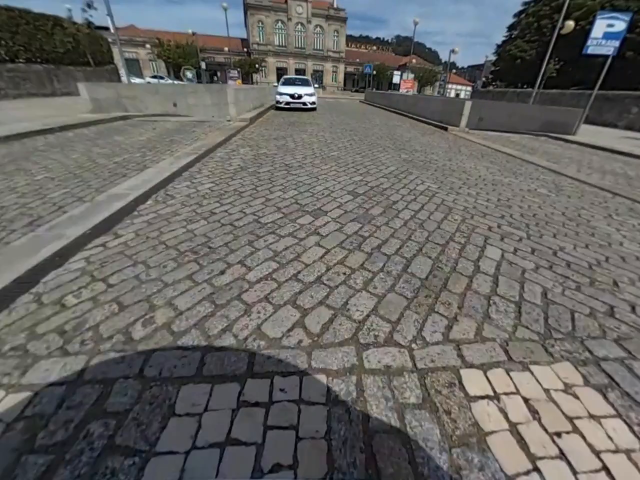
#> input picture frame 4 of test.mp4, 1280 x 960 px, given in place of left_repeater_drift.mp4, which was not available (shown at 1/2 size)
$ python optical_flow.py
#> lines starting #> are read from the running program, lines starting #| are printed output that depends on the picture; pictures that were not available may be replaced by others from this repository, and a replacement may not be noted
import cv2
import numpy as np

def calculate_optical_flow(video_path):
    # Capture video
#> called with video_path = 'tesla_videos/left_repeater_drift.mp4'
    cap = cv2.VideoCapture(video_path)

    # Read the first frame
    ret, frame1 = cap.read()
#> frame1 is the input picture: shape (960, 1280, 3); mean B, G, R 99.1, 101.8, 102.7
    if not ret:
        print("Failed to read video")
        return

    # Convert to grayscale
    prev_gray = cv2.cvtColor(frame1, cv2.COLOR_BGR2GRAY)

    # Create a video writer for the output video (if you want to save it)
    # Uncomment these two lines to enable saving the output
    fourcc = cv2.VideoWriter_fourcc(*'XVID')
    out = cv2.VideoWriter('output.avi', fourcc, 20.0, (frame1.shape[1], frame1.shape[0]))

    while True:
        # Read next frame
        ret, frame2 = cap.read()
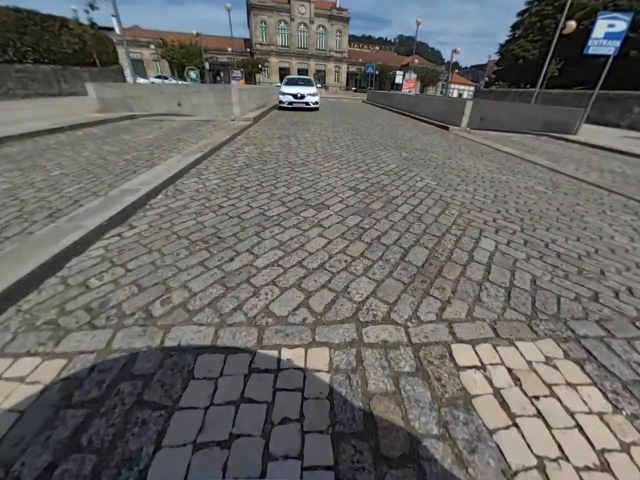
#> input picture frame 5 of test.mp4, 1280 x 960 px, given in place of left_repeater_drift.mp4, which was not available (shown at 1/2 size)
#> frame2 is the input picture: shape (960, 1280, 3); mean B, G, R 99.9, 102.8, 103.8
        if not ret:
            break

        # Convert to grayscale
        gray = cv2.cvtColor(frame2, cv2.COLOR_BGR2GRAY)
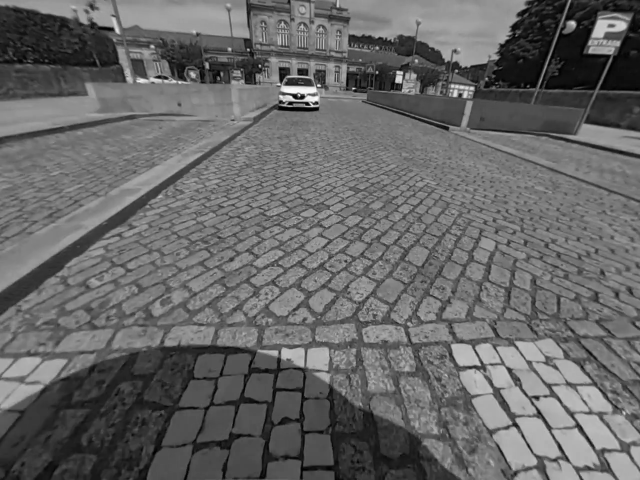
#> gray: shape (960, 1280) (shown at 1/2 size); min 0, max 255, mean 102.8

        # Calculate optical flow
        flow = cv2.calcOpticalFlowFarneback(prev_gray, gray, None, 0.5, 3, 15, 3, 5, 1.2, 0)

        # Visualize the optical flow
        magnitude, angle = cv2.cartToPolar(flow[..., 0], flow[..., 1])
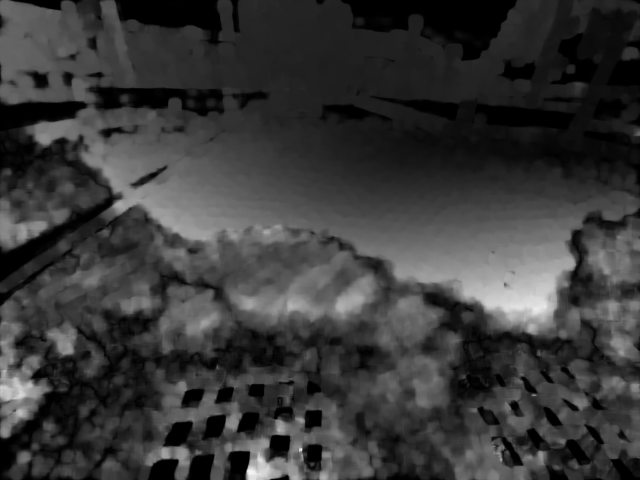
#> magnitude: shape (960, 1280) float32 (shown at 1/2 size); min 5.36e-07, max 41.2, mean 9.2; drawn with min black and max white
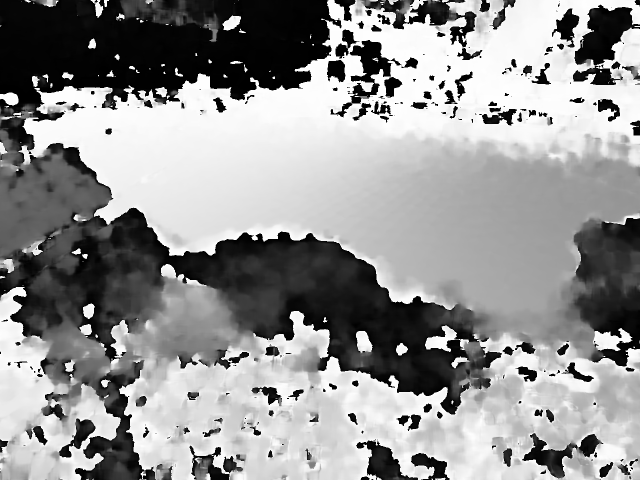
#> angle: shape (960, 1280) float32 (shown at 1/2 size); min 6.32e-07, max 6.28, mean 3.64; drawn with min black and max white
        mask = np.zeros_like(frame1)
        mask[..., 1] = 255
        mask[..., 0] = angle * 180 / np.pi / 2
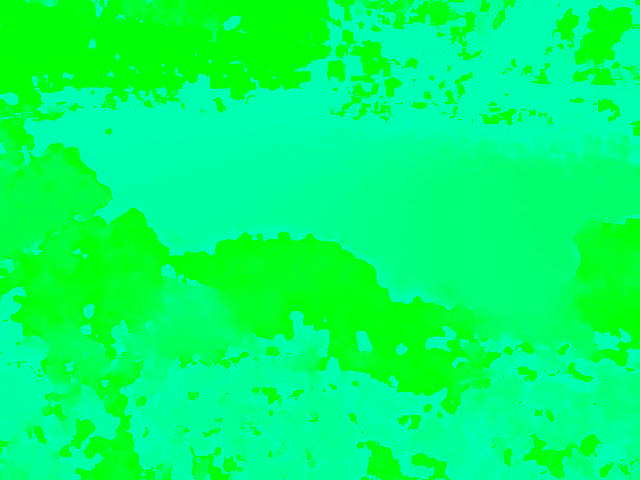
#> mask: shape (960, 1280, 3) (shown at 1/2 size); mean of channels 0, 1, 2 103.8, 255, 0; drawn as B, G, R
        mask[..., 2] = cv2.normalize(magnitude, None, 0, 255, cv2.NORM_MINMAX)
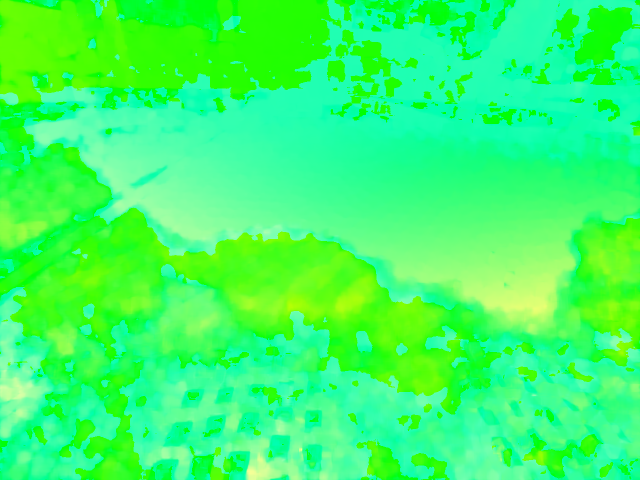
#> mask: shape (960, 1280, 3) (shown at 1/2 size); mean of channels 0, 1, 2 103.8, 255, 56.7; drawn as B, G, R
        rgb = cv2.cvtColor(mask, cv2.COLOR_HSV2BGR)
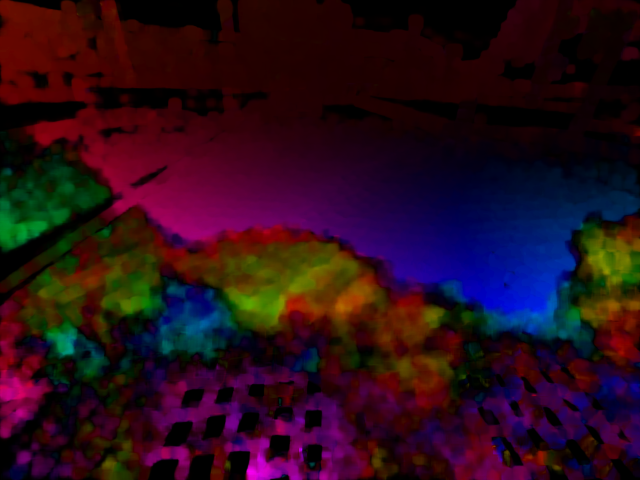
#> rgb: shape (960, 1280, 3) (shown at 1/2 size); mean B, G, R 26, 12.1, 40.8

        # Display the result
        cv2.imshow("Optical Flow", rgb)

        # Write the frame to the output video
        # Uncomment the next line to enable saving the output
        out.write(rgb)

        # Update the previous frame
        prev_gray = gray

        # Break the loop if ESC is pressed
        if cv2.waitKey(1) & 0xFF == 27:
#> (key Esc is pressed here)
            break

    # Release everything
    cap.release()
    # out.release()  # Uncomment this line if you are saving the output
    cv2.destroyAllWindows()

# Example usage
calculate_optical_flow("tesla_videos/left_repeater_drift.mp4")

$ run again, starting later in the video
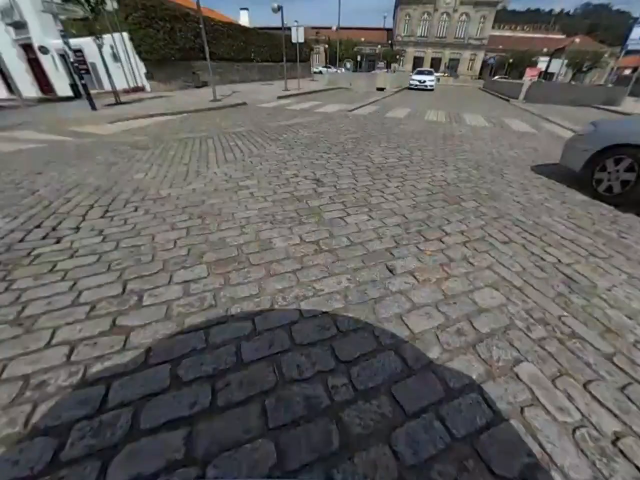
#> input picture frame 18 of test.mp4, 1280 x 960 px, given in place of left_repeater_drift.mp4, which was not available (shown at 1/2 size)
#> in calculate_optical_flow, frame1 is the input picture: shape (960, 1280, 3); mean B, G, R 94.5, 96.5, 97.7
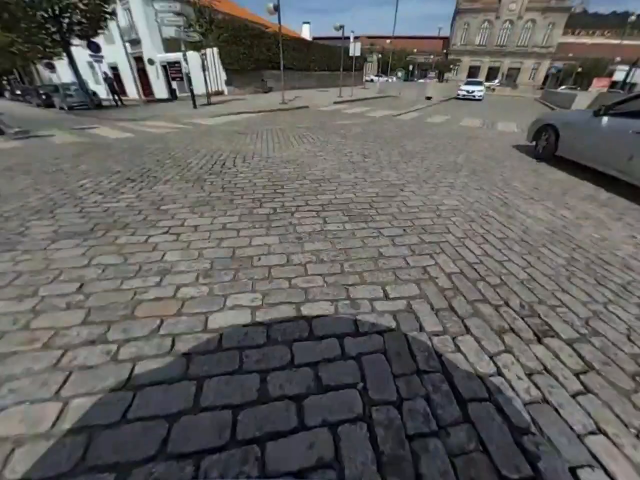
#> input picture frame 19 of test.mp4, 1280 x 960 px, given in place of left_repeater_drift.mp4, which was not available (shown at 1/2 size)
#> in calculate_optical_flow, frame2 is the input picture: shape (960, 1280, 3); mean B, G, R 95.4, 97.3, 98.4
#> in calculate_optical_flow, `rgb = cv2.cvtColor(mask, cv2.COLOR_HSV2BGR)`:
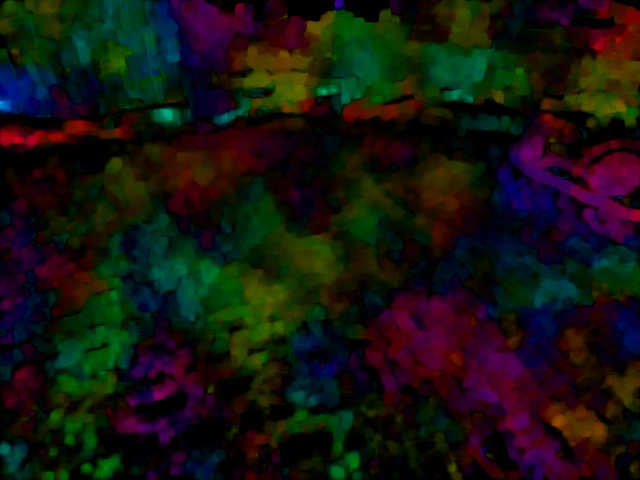
#> rgb: shape (960, 1280, 3) (shown at 1/2 size); mean B, G, R 15.1, 20.6, 21.8

$ run again, starting later in the video
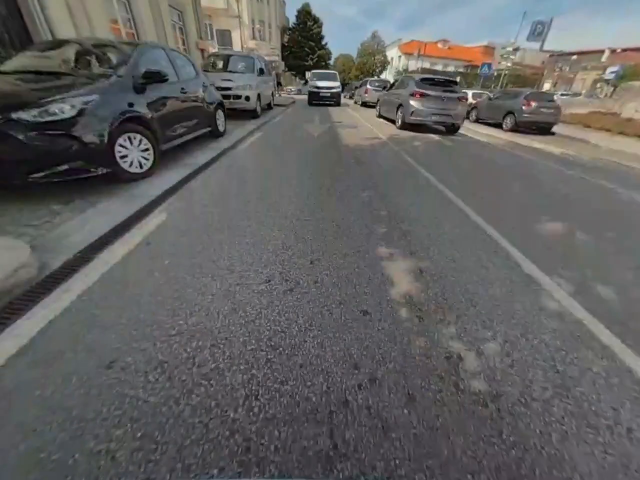
#> input picture frame 32 of test.mp4, 1280 x 960 px, given in place of left_repeater_drift.mp4, which was not available (shown at 1/2 size)
#> in calculate_optical_flow, frame1 is the input picture: shape (960, 1280, 3); mean B, G, R 97, 97.2, 97.6
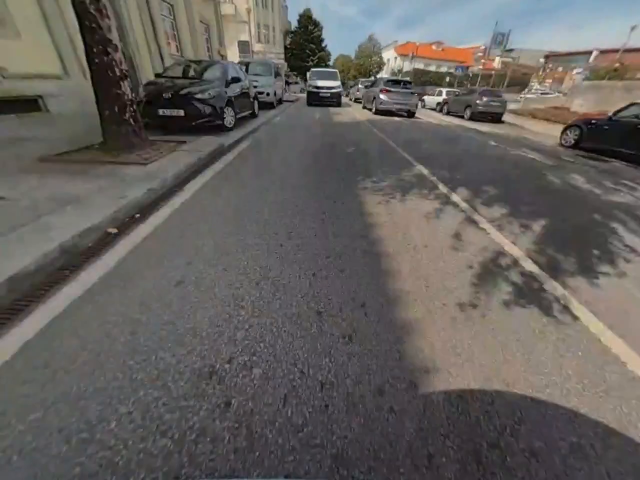
#> input picture frame 33 of test.mp4, 1280 x 960 px, given in place of left_repeater_drift.mp4, which was not available (shown at 1/2 size)
#> in calculate_optical_flow, frame2 is the input picture: shape (960, 1280, 3); mean B, G, R 93, 96.2, 99.8
#> in calculate_optical_flow, `rgb = cv2.cvtColor(mask, cv2.COLOR_HSV2BGR)`:
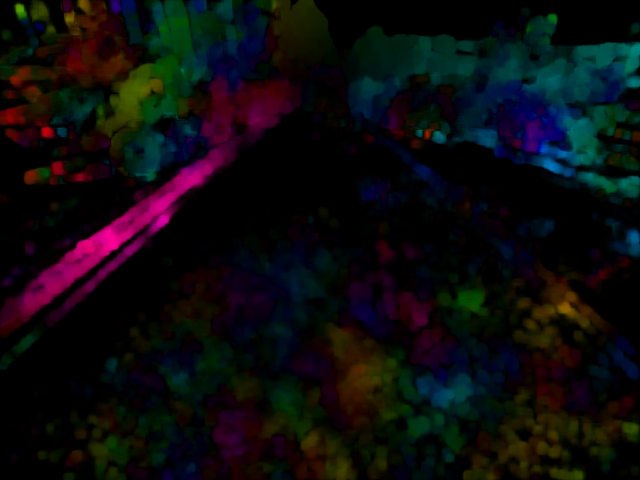
#> rgb: shape (960, 1280, 3) (shown at 1/2 size); mean B, G, R 13.3, 12.1, 12.4
